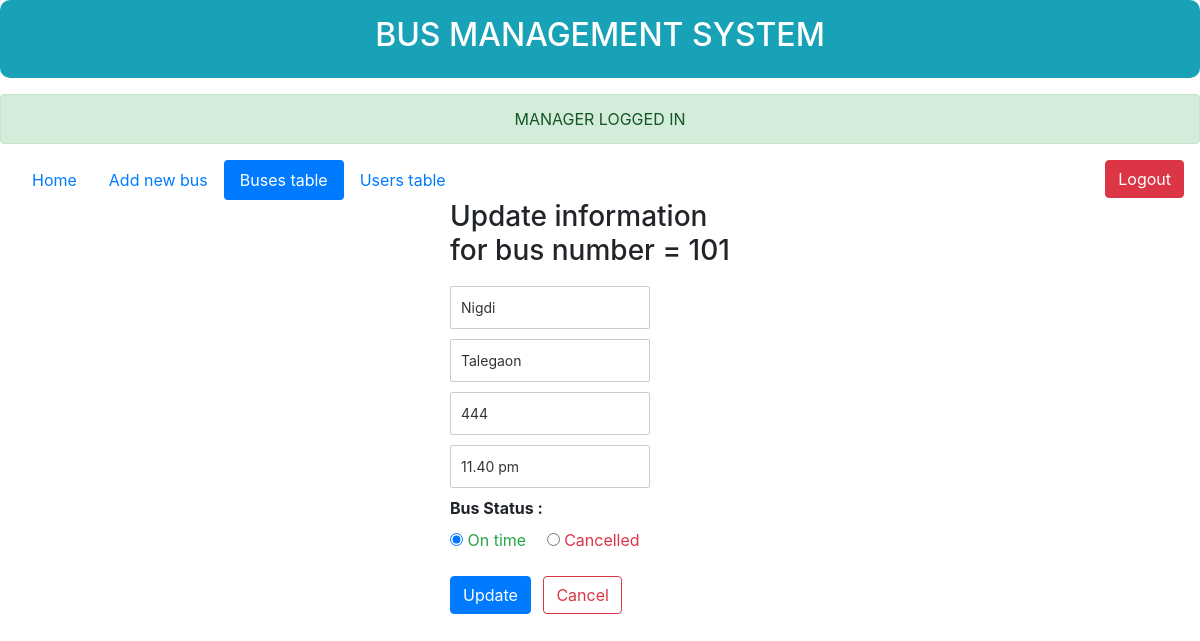
/update_bus.php?busno=101 (signed in), run on the app's committed database.
### tables this page shows
CREATE TABLE IF NOT EXISTS `buses` (
  `busno` varchar(50) NOT NULL,
  `start_station` varchar(50) NOT NULL,
  `end_station` varchar(50) NOT NULL,
  `routeno` varchar(50) NOT NULL,
  `timing` varchar(50) NOT NULL,
  `status` varchar(20) NOT NULL DEFAULT 'On time',
  PRIMARY KEY (`busno`)
);

### update_bus.php (the view, shortened to what this page needs)
<?php
$busno = $_GET['busno'];
require('db.php');
?>
<!DOCTYPE html>
<html>
<head>
<link rel="stylesheet" href="css/style2.css" />
<link rel="stylesheet" href="css/bootstrap.min.css">
</head>
<body>
<?php
if (isset($_REQUEST['start_station'])){
		$start_station = stripslashes($_REQUEST['start_station']);
		$start_station = mysqli_real_escape_string($con,$start_station);
		$end_station = stripslashes($_REQUEST['end_station']);
		$end_station = mysqli_real_escape_string($con,$end_station);
		$routeno = stripslashes($_REQUEST['routeno']);
		$routeno = mysqli_real_escape_string($con,$routeno);
		$timing = stripslashes($_REQUEST['timing']);
		$timing = mysqli_real_escape_string($con,$timing);
		$status = stripslashes($_REQUEST['status']);
		$status = mysqli_real_escape_string($con,$status);
        $query = "UPDATE buses SET start_station='$start_station', end_station='$end_station', routeno='$routeno', timing='$timing', status='$status' WHERE busno=$busno";
        $result = mysqli_query($con, $query);
        if($result){
            echo "<div class='form'><h3>Information updated successfully.</h3><br/>Click here to <a href='buses_table.php'>View buses table</a></div>";
    	}
    }else{
?>
<div class="menu">
            <div class="p-3 mb-2 bg-info text-white" id="heading1">
                <h2><a class="text-white" href="manager_index.php">BUS MANAGEMENT SYSTEM</a></h2>
            </div>
			<?php echo '<center><div class="alert alert-success mt-3" role="alert">
  MANAGER LOGGED IN
  </center></button>
</div>' ?>
		<div class="ml-3">
			<ul class="nav nav-pills">
			  <li class="nav-item">
			    <a class="nav-link" href="manager_index.php">Home</a>
			  </li>
			  <li class="nav-item">
			    <a class="nav-link" href="add_bus.php">Add new bus</a>
			  </li>
			  <li class="nav-item">
			    <a class="nav-link active" href="buses_table.php">Buses table</a>
			  </li>
			  <li class="nav-item">
			    <a class="nav-link" href="users_table.php">Users table</a>
			  </li>
			  <div class="navbar-nav ml-auto mr-3">
			  	<a class="btn btn-danger" href="manager_logout.php" role="button">Logout</a>
			  </div>
			</ul>
		</div>
<div class="form">
<h3>Update information for bus number = <?php $res = mysqli_query($con,"SELECT * FROM buses where busno=$busno");
							$row = mysqli_fetch_array($res);
							echo $row['busno']; ?>
</h3>
<form name="update_bus" action="" method="post">
<input type="text" name="start_station" placeholder="New start station" value="<?php echo $row['start_station']; ?>" required />
<input type="text" name="end_station" placeholder="New end station" value="<?php echo $row['end_station']; ?>" required />
<input type="text" name="routeno" placeholder="New route number" value="<?php echo $row['routeno']; ?>" required />
<input type="text" name="timing" placeholder="New timing" value="<?php echo $row['timing']; ?>" required />
<br>
<label class="font-weight-bold mt-2">Bus Status :</label> <br>
<?php $status = $row['status']; ?>
<input type="radio" id="i1" name="status" value="On time" <?php if ($status == 'On time') echo 'checked="checked"'; ?>" />
<label class="text-success" for="i1">On time</label>
<input type="radio" id="i2" class="ml-3" name="status" value="Cancelled" <?php if ($status == 'Cancelled') echo 'checked="checked"'; ?>" />
<label class="text-danger" for="i2">Cancelled</label>
<br>
<button type="submit" class="btn btn-primary mt-3">Update</button>
<a class="btn btn-outline-danger ml-2 mt-3" href="buses_table.php" role="button">Cancel</a>
</form>
<br />
<br /><br />
</div>
<?php } ?>
</body>
</html>

### css/style2.css (style rules this page uses)
body { font-family:Arial, Sans-Serif; }
a { color:#0471b9; text-decoration:none; }
.form { width: 300px; margin: 0 auto; }
input[type='text'], input[type='email'], input[type='password'] { width: 200px; border-radius: 2px;border: 1px solid #CCC; padding: 10px; color: #333; font-size: 14px; margin-top: 10px; }
#heading1 { font-style: initial color: blue; background-color: rgb(240, 240, 228); border-radius: 10px; text-align: center; align-content: center; padding:10px; }
.menu { border-radius: 10px; text-align: left; }

### data on the page
buses: busno "101", start_station "Nigdi", end_station "Talegaon", routeno "444", timing "11.40 pm", status "☑ On time", status "☐ Cancelled"
